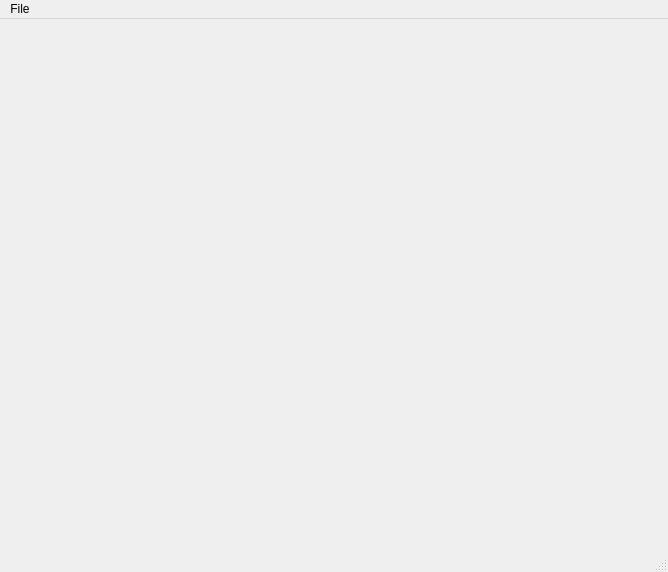
<?xml version="1.0" encoding="UTF-8"?>
<ui version="4.0">
 <class>MainWindow</class>
 <widget class="QMainWindow" name="MainWindow">
  <property name="geometry">
   <rect>
    <x>0</x>
    <y>0</y>
    <width>668</width>
    <height>572</height>
   </rect>
  </property>
  <property name="windowTitle">
   <string>MainWindow</string>
  </property>
  <widget class="QWidget" name="centralwidget">
   <widget class="QELabel" name="qelabel">
    <property name="geometry">
     <rect>
      <x>344</x>
      <y>368</y>
      <width>65</width>
      <height>16</height>
     </rect>
    </property>
    <property name="variable" stdset="0">
     <string>$(P):image1:UniqueId_RBV</string>
    </property>
    <property name="variableSubstitutions" stdset="0">
     <string>P=PS1</string>
    </property>
   </widget>
   <widget class="QEImage" name="qeimage">
    <property name="geometry">
     <rect>
      <x>0</x>
      <y>0</y>
      <width>661</width>
      <height>525</height>
     </rect>
    </property>
    <property name="imageVariable" stdset="0">
     <string>$(P):image1:ArrayData</string>
    </property>
    <property name="formatVariable" stdset="0">
     <string/>
    </property>
    <property name="widthVariable" stdset="0">
     <string>$(P):cam1:ArraySizeX_RBV</string>
    </property>
    <property name="heightVariable" stdset="0">
     <string>$(P):cam1:ArraySizeY_RBV</string>
    </property>
    <property name="profileHozThicknessVariable" stdset="0">
     <string>500</string>
    </property>
    <property name="variableSubstitutions" stdset="0">
     <string>P=CPS1</string>
    </property>
    <property name="bitDepth" stdset="0">
     <UInt>8</UInt>
    </property>
    <property name="displayEllipse">
     <bool>true</bool>
    </property>
    <property name="displayButtonBar">
     <bool>false</bool>
    </property>
    <property name="showTime">
     <bool>true</bool>
    </property>
    <property name="externalControls">
     <bool>false</bool>
    </property>
   </widget>
  </widget>
  <widget class="QMenuBar" name="menubar">
   <property name="geometry">
    <rect>
     <x>0</x>
     <y>0</y>
     <width>668</width>
     <height>20</height>
    </rect>
   </property>
   <widget class="QMenu" name="menuFile">
    <property name="title">
     <string>File</string>
    </property>
    <addaction name="actionQuit"/>
   </widget>
   <addaction name="menuFile"/>
  </widget>
  <widget class="QStatusBar" name="statusbar"/>
  <action name="actionQuit">
   <property name="text">
    <string>Quit</string>
   </property>
  </action>
 </widget>
 <customwidgets>
  <customwidget>
   <class>QEImage</class>
   <extends>QFrame</extends>
   <header>QEImage.h</header>
  </customwidget>
  <customwidget>
   <class>QELabel</class>
   <extends>QLabel</extends>
   <header>QELabel.h</header>
  </customwidget>
 </customwidgets>
 <resources/>
 <connections/>
</ui>
